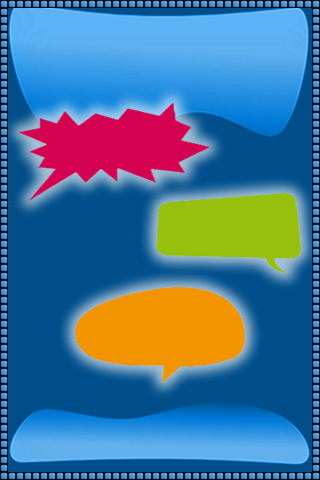

Below is a game level as drawn by its tile map, then a one-line description and the .tmx that defines it (tile-layer data replaced by summaries):
An orthogonal 40x60 tile map with 8x8 px tiles, 2 tile layers (Back, Front), 2 tilesets.

<map version="1.0" orientation="orthogonal" width="40" height="60" tilewidth="8" tileheight="8">
 <tileset firstgid="1" name="Borders" tilewidth="8" tileheight="8">
  <image source="cbox-borders_x8.png" trans="ff00ff" width="56" height="8" />
 </tileset>
 <tileset firstgid="8" name="BG" tilewidth="160" tileheight="160">
  <image source="mainmenu.png" trans="ff00ff" width="320" height="480" />
 </tileset>
 <layer name="Back" width="40" height="60">
  <data>[2400 cells, 6 non-empty, 6 distinct tile ids]</data>
 </layer>
 <layer name="Front" width="40" height="60">
  <data>[2400 cells, 196 non-empty, 1 distinct tile ids]</data>
 </layer>
</map>
